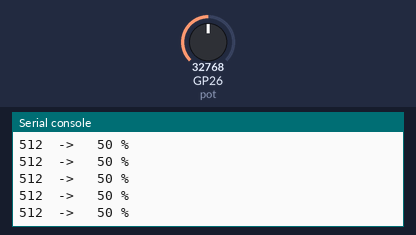
The program below on a simulated Raspberry Pi Pico running MicroPython. On the bench: the last lines printed to the serial console. Inputs (shaded band) come from the test bench; at power-on: GP26 (pot) = 32768 (analog values on the 0–65535 scale).

Above: at 1.2 s.
1.3 s: GP26 (pot) set to 45874
At 1.31 s:
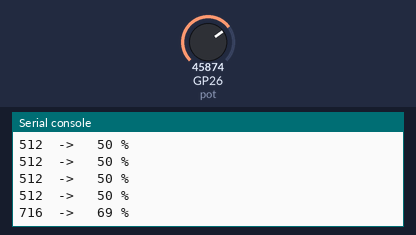
2.8 s: GP26 (pot) set to 57670
At 2.81 s:
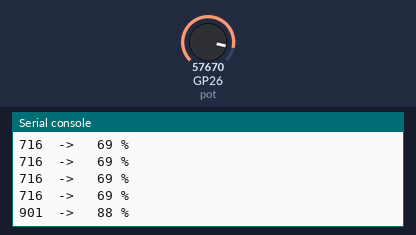
Timing chart, 0 to 5.8 s (numbered marks = the images above; inputs shaded):
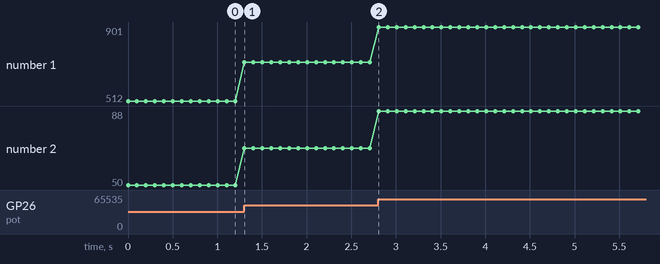

The program:

main.py
```python
from machine import ADC, Pin
import time

pot = ADC(Pin(26))               # повзунок потенціометра на GP26 (ADC0)

while True:
    raw = pot.read_u16() >> 6    # 16-бітне читання → 0..1023, як у 10-бітного АЦП
    pct = raw * 100 // 1023      # те саме у відсотках 0..100
    print(raw, " ->  ", pct, "%")
    time.sleep_ms(100)
```

Measured:
- after the input at 1.3 s, the serial console: prints a new line at once (image 1)
- after the input at 2.8 s, the serial console: prints a new line at once (image 2)
- plotted number 1: 512 → 716 after the input at 1.3 s, 716 → 901 after the input at 2.8 s
- plotted number 2: 50 → 69 after the input at 1.3 s, 69 → 88 after the input at 2.8 s
